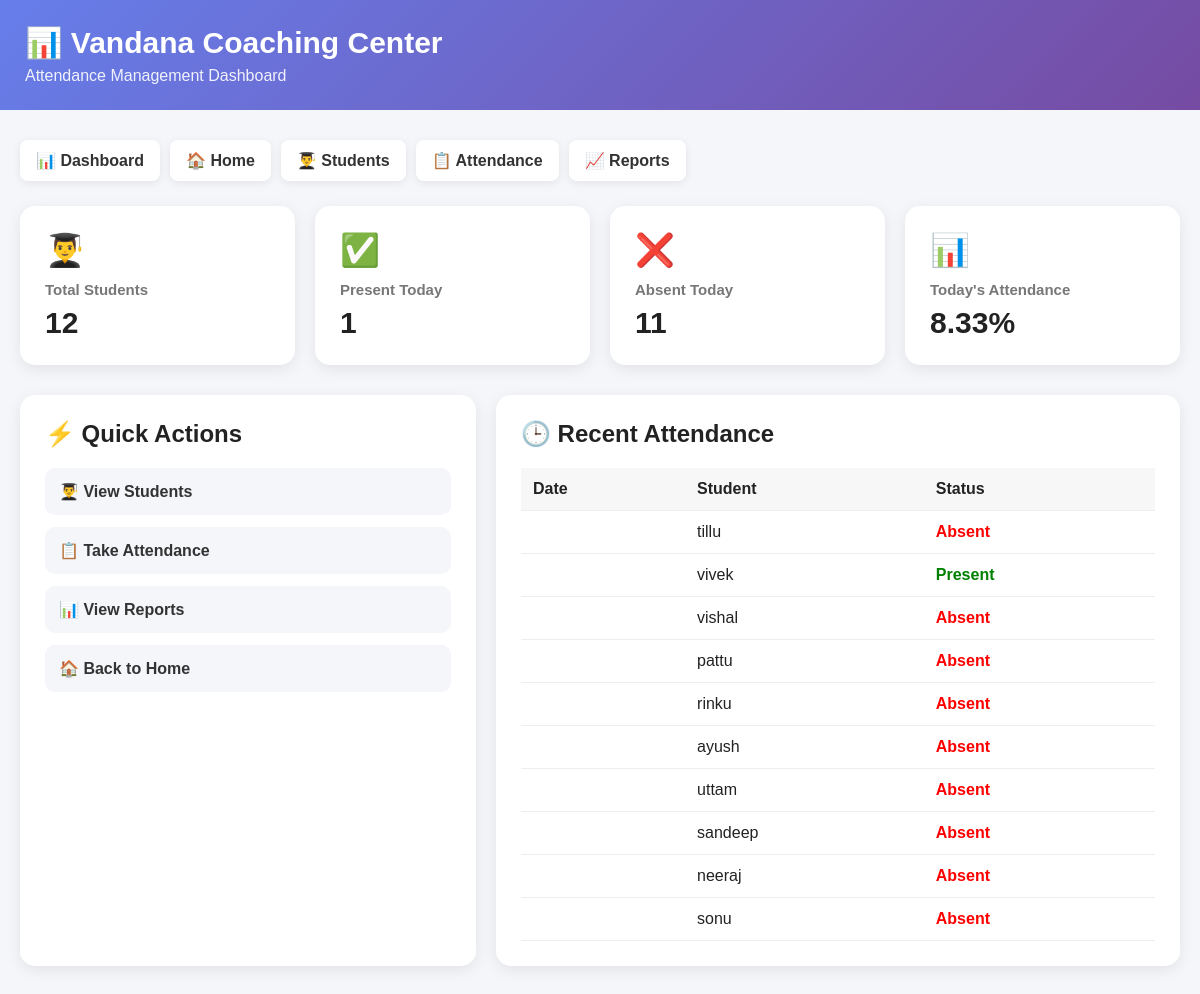
The page /dashboard (signed in) on the database its author committed.
### tables this page shows
CREATE TABLE attendance (
            id INTEGER PRIMARY KEY AUTOINCREMENT,
            student_id INTEGER NOT NULL,
            attendance_date TEXT NOT NULL,
            status TEXT NOT NULL,
            FOREIGN KEY (student_id) REFERENCES students(id)
        );

CREATE TABLE students (
            id INTEGER PRIMARY KEY AUTOINCREMENT,
            name TEXT NOT NULL,
            class_name TEXT NOT NULL,
            roll_number TEXT
        , guardian_name TEXT, guardian_phone TEXT, section TEXT);

### app.py (the view)
@app.route("/dashboard")
@teacher_or_hod_required
def dashboard():
    today = date.today().isoformat()
    conn = get_db_connection()
    total_students = conn.execute("""
        SELECT COUNT(*) AS count
        FROM students
    """).fetchone()["count"]
    present_today = conn.execute("""
        SELECT COUNT(*) AS count
        FROM attendance
        WHERE attendance_date = ?
        AND status = 'Present'
    """, (
        today,
    )).fetchone()["count"]
    absent_today = conn.execute("""
        SELECT COUNT(*) AS count
        FROM attendance
        WHERE attendance_date = ?
        AND status = 'Absent'
    """, (
        today,
    )).fetchone()["count"]
    total_today = (
        present_today +
        absent_today
    )
    if total_today > 0:
        attendance_percentage = round(
            (present_today / total_today) * 100,
            2
        )
    else:
        attendance_percentage = 0
    recent_attendance = conn.execute("""
        SELECT
            students.name,
            students.class_name,
            students.roll_number,
            attendance.attendance_date,
            attendance.status

        FROM attendance

        JOIN students
        ON students.id = attendance.student_id

        ORDER BY attendance.id DESC

        LIMIT 10
    """).fetchall()
    conn.close()
    return render_template(
        "dashboard.html",
        total_students=total_students,
        present_today=present_today,
        absent_today=absent_today,
        attendance_percentage=
            attendance_percentage,
        recent_attendance=
            recent_attendance
    )

### app.py (called while the page is built, shortened)
def get_db_connection():
    conn = sqlite3.connect(DATABASE)
    conn.row_factory = sqlite3.Row
    return conn

def role_required(*allowed_roles):
    def decorator(view_func):
        @wraps(view_func)
        def wrapped_view(*args, **kwargs):
            user_role = session.get("role")
            return view_func(*args, **kwargs)
        return wrapped_view
    return decorator

### templates/dashboard.html (shortened to what this page needs)
<!DOCTYPE html>
<html lang="en">
<head>
</head>
<body>
    <div class="header">
        <div class="header-content">
            <h1>📊 Vandana Coaching Center</h1>
            <p>Attendance Management Dashboard</p>
        </div>
    </div>
    <div class="container">
        <div class="nav">
            <a href="/dashboard">📊 Dashboard</a>
            <a href="/">🏠 Home</a>
            <a href="/students">👨‍🎓 Students</a>
            <a href="/attendance">📋 Attendance</a>
            <a href="/reports">📈 Reports</a>
        </div>
        <div class="cards">
            <div class="card">
                <div class="icon">👨‍🎓</div>
                <h3>Total Students</h3>
                <div class="number">{{ total_students }}</div>
            </div>
            <div class="card">
                <div class="icon">✅</div>
                <h3>Present Today</h3>
                <div class="number">{{ present_today }}</div>
            </div>
            <div class="card">
                <div class="icon">❌</div>
                <h3>Absent Today</h3>
                <div class="number">{{ absent_today }}</div>
            </div>
            <div class="card">
                <div class="icon">📊</div>
                <h3>Today's Attendance</h3>
                <div class="number">{{ attendance_percentage }}%</div>
            </div>
        </div>
        <div class="content-grid">
            <div class="section">
                <h2>⚡ Quick Actions</h2>
                <div class="quick-links">
                    <a href="/students">👨‍🎓 View Students</a>
                    <a href="/attendance">📋 Take Attendance</a>
                    <a href="/reports">📊 View Reports</a>
                    <a href="/">🏠 Back to Home</a>
                </div>
            </div>
            <div class="section">
                <h2>🕒 Recent Attendance</h2>
                {% if recent_attendance %}
                <table>
                    <thead>
                        <tr>
                            <th>Date</th>
                            <th>Student</th>
                            <th>Status</th>
                        </tr>
                    </thead>
                    <tbody>
                        {% for record in recent_attendance %}
                        <tr>
                            <td>{{ record["date"] }}</td>
                            <td>
                                {{ record["name"] }}
                            </td>
                            <td>
                                {% if record["status"] == "Present" %}
                                    <span class="present">Present</span>
                                {% else %}
                                    <span class="absent">Absent</span>
                                {% endif %}
                            </td>
                        </tr>
                        {% endfor %}
                    </tbody>
                </table>
                {% else %}
                <div class="empty">
                    No attendance records available.
                </div>
                {% endif %}
            </div>
        </div>
    </div>
</body>
</html>

### templates/dashboard.html (style rules this page uses)
* { box-sizing: border-box; margin: 0; padding: 0; }
body { font-family: Arial, sans-serif; background: #f4f6f9; color: #222; }
.header { background: linear-gradient(135deg, #667eea, #764ba2); color: white; padding: 25px; }
.header-content { max-width: 1200px; margin: auto; }
.header h1 { font-size: 30px; margin-bottom: 7px; }
.header p { opacity: 0.9; }
.container { max-width: 1200px; margin: 30px auto; padding: 0 20px; }
.nav { display: flex; flex-wrap: wrap; gap: 10px; margin-bottom: 25px; }
.nav a { text-decoration: none; background: white; color: #333; padding: 11px 16px; border-radius: 8px; box-shadow: 0 2px 8px rgba(0,0,0,0.08); font-weight: bold; }
.cards { display: grid; grid-template-columns: repeat(4, 1fr); gap: 20px; margin-bottom: 30px; }
.card { background: white; padding: 25px; border-radius: 15px; box-shadow: 0 4px 15px rgba(0,0,0,0.08); }
.card .icon { font-size: 32px; margin-bottom: 12px; }
.card h3 { color: #777; font-size: 15px; margin-bottom: 8px; }
.card .number { font-size: 30px; font-weight: bold; }
.content-grid { display: grid; grid-template-columns: 1fr 1.5fr; gap: 20px; }
.section { background: white; border-radius: 15px; padding: 25px; box-shadow: 0 4px 15px rgba(0,0,0,0.08); }
.section h2 { margin-bottom: 20px; }
.quick-links { display: grid; gap: 12px; }
.quick-links a { text-decoration: none; padding: 14px; background: #f4f6f9; border-radius: 10px; color: #333; font-weight: bold; }
table { width: 100%; border-collapse: collapse; }
th, td { padding: 12px; text-align: left; border-bottom: 1px solid #eee; }
th { background: #f7f7f7; }
.present { color: green; font-weight: bold; }
.absent { color: red; font-weight: bold; }

### rows shown on the page
attendance: name "tillu", status "Absent"
attendance: name "vivek", status "Present"
attendance: name "vishal", status "Absent"
attendance: name "pattu", status "Absent"
attendance: name "rinku", status "Absent"
attendance: name "ayush", status "Absent"
attendance: name "uttam", status "Absent"
attendance: name "sandeep", status "Absent"
attendance: name "neeraj", status "Absent"
attendance: name "sonu", status "Absent"

### other values the page prints
{{ total_students }} "12"
{{ present_today }} "1"
{{ absent_today }} "11"
{{ attendance_percentage }} "8.33"
